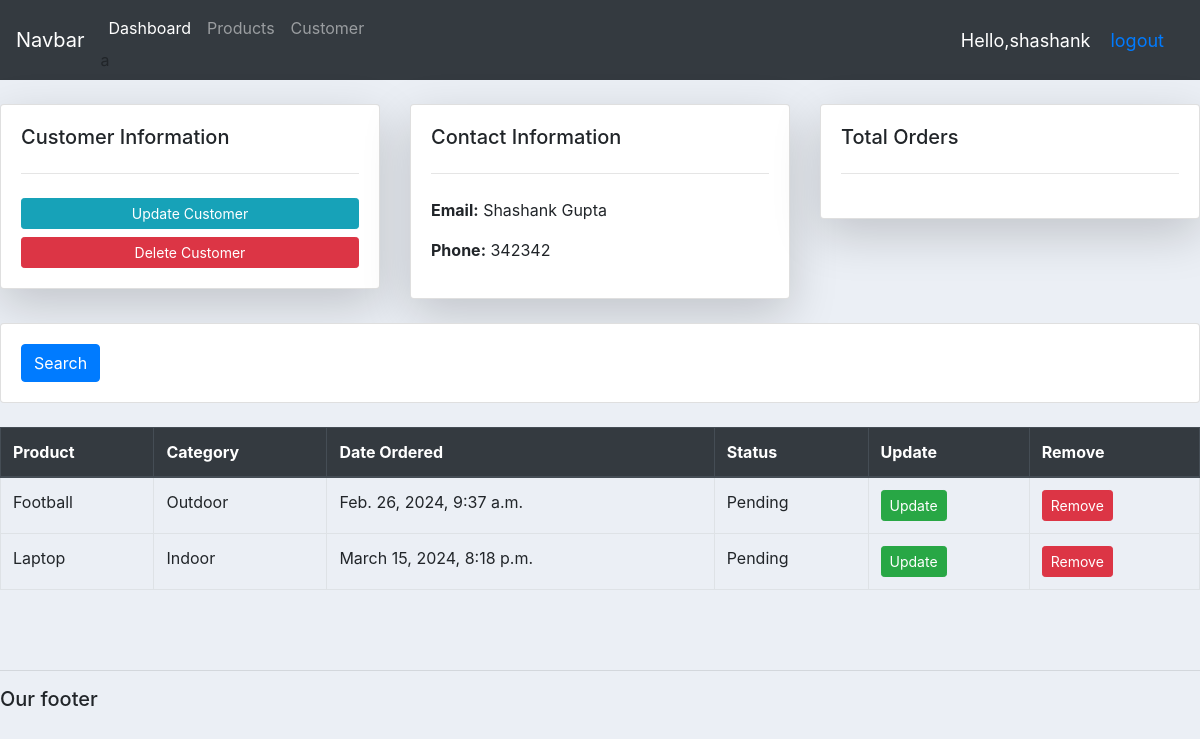
The page /customer/2/ (signed in) on the database its author committed.
### accounts/models.py (models this page shows, shortened)
class customer(models.Model):
    user=models.OneToOneField(User,null=True,on_delete=models.CASCADE)
    name = models.CharField(max_length=100, null=True)
    phone = models.CharField(max_length=10, null=True)
    email = models.CharField(max_length=100, null=True)
    data_created = models.DateTimeField(auto_now_add=True, null=True)
    pic=models.ImageField(null=True,blank=True)

class order(models.Model):
    STATUS = (
        ("Pending", "Pending"),
        ("Out for delivery", "Out for delivery"),
        ("Delivered", "Delivered"),
    )
    customer=models.ForeignKey(customer, null=True, on_delete= models.CASCADE )
    product=models.ForeignKey(product, null=True, on_delete= models.CASCADE )
    data_created = models.DateTimeField(auto_now_add=True)
    status = models.CharField(max_length=100, choices=STATUS)

class product(models.Model):
    CATEGORY = (
        ("Indoor", "Indoor"),
        ("Outdoor", "Outdoor"),
        ("Electronics","Electronics"),
        ("Toys","Toys"),
        ("Stationary","Stationary"),
    )
    name = models.CharField(max_length=100)
    category = models.CharField(max_length=100, null=True, choices=CATEGORY)
    price = models.FloatField(null=True)
    description = models.CharField(max_length=100)
    data_created = models.DateTimeField(auto_now_add=True)
    tags=models.ManyToManyField(tag)
    def __str__(self):
        return self.name

### accounts/views.py (the view)
        def wrapper_func(request, *args, **kwargs):
            group = None
            if request.user.groups.exists():
                group = request.user.groups.all()[0].name
                if group in roles:
                    return view_func(request, *args, **kwargs)
                else:
                    return HttpResponse('You are not allowed to access this page')
            else:
                return HttpResponse('You are not allowed to access this page')

### accounts/views.py (called while the page is built)
def allowed_user(roles=[]):
    def decorator(view_func):
        def wrapper_func(request, *args, **kwargs):
            group = None
            if request.user.groups.exists():
                group = request.user.groups.all()[0].name
                if group in roles:
                    return view_func(request, *args, **kwargs)
                else:
                    return HttpResponse('You are not allowed to access this page')
            else:
                return HttpResponse('You are not allowed to access this page')
        return wrapper_func
    return decorator

@login_required(login_url='l')
@allowed_user(roles=['admin'])
def customers(request,pk):
    c =customer.objects.get(id=pk)
    co=order.objects.filter(customer__id= pk)
    return render(request,"accounts/customer.html",context={"email" : c, "o": co })

### accounts/templates/accounts/customer.html (shortened to what this page needs)
{% extends "accounts/main.html" %} {% block content %}
<br />
<div class="row">
  <div class="col-md-4">
    <div class="card shadow-lg">
      <div class="card-body">
        <h5 class="card-title">Customer Information</h5>
        <hr class="my-4" />
        <a class="btn btn-info btn-sm btn-block" href="#">Update Customer</a>
        <a class="btn btn-danger btn-sm btn-block mt-2" href="#"
          >Delete Customer</a
        >
      </div>
    </div>
  </div>
  <div class="col-md-4">
    <div class="card shadow-lg">
      <div class="card-body">
        <h5 class="card-title">Contact Information</h5>
        <hr class="my-4" />
        <p><strong>Email:</strong> {{ email.name }}</p>
        <p><strong>Phone:</strong> {{ email.phone }}</p>
      </div>
    </div>
  </div>
  <div class="col-md-4">
    <div class="card shadow-lg">
      <div class="card-body">
        <h5 class="card-title">Total Orders</h5>
        <hr class="my-4" />
      </div>
    </div>
  </div>
</div>
<br />
<div class="row">
  <div class="col">
    <div class="card card-body">
      <form method="get">
        <button class="btn btn-primary" type="submit">Search</button>
      </form>
    </div>
  </div>
</div>
<br />
<div class="row">
  <div class="col">
    <div class="table-responsive">
      <table class="table table-bordered table-hover">
        <thead class="thead-dark">
          <tr>
            <th>Product</th>
            <th>Category</th>
            <th>Date Ordered</th>
            <th>Status</th>
            <th>Update</th>
            <th>Remove</th>
          </tr>
        </thead>
        <tbody>
          {% for k in o %}
          <tr>
            <td>{{ k.product }}</td>
            <td>{{ k.product.category }}</td>
            <td>{{ k.data_created }}</td>
            <td>{{ k.status }}</td>
            <td>
              <a href="{% url 'pqr' k.id %}" class="btn btn-success btn-sm"
                >Update</a
              >
            </td>
            <td>
              <a href="{% url 'abc' k.id %}" class="btn btn-danger btn-sm"
                >Remove</a
              >
            </td>
          </tr>
          {% endfor %}
        </tbody>
      </table>
    </div>
  </div>
</div>
<br />
<br />
{% endblock %}

### accounts/templates/accounts/navbar.html (shortened to what this page needs)
<nav class="navbar navbar-expand-lg navbar-dark bg-dark">
  <a class="navbar-brand" href="#">Navbar</a>
  <div class="collapse navbar-collapse" id="navbarNav">
    <ul class="navbar-nav">
      {% if request.user.is_staff%}
      <li class="nav-item active">
        <a class="nav-link" href="{% url 'home' %}">Dashboard</a>a
      </li>
      <li class="nav-item">
        <a class="nav-link" href="{% url 'product' %}">Products</a>
      </li>
      <li class="nav-item">
        <a class="nav-link" href="#">Customer</a>
      </li>
      {% endif %}
    </ul>
  </div>
  <span class="xyz"> Hello,{{user}}</span>
  <span class="xyz"><a href="{% url 'o' %}">logout</a></span>
</nav>

### accounts/templates/accounts/main.html (style rules this page uses)
body { background-color: #ebeff5; }

### accounts/templates/accounts/navbar.html (style rules this page uses)
.xyz { font-size: 18px; color: #fff; margin-right: 20px; }

### rows shown on the page
customer: name "Shashank Gupta", phone "342342"
order: product "Football", product.category "Outdoor", data_created "Feb. 26, 2024, 9:37 a.m.", status "Pending"
order: product "Laptop", product.category "Indoor", data_created "March 15, 2024, 8:18 p.m.", status "Pending"

### other values the page prints
{{ user }} "shashank"
